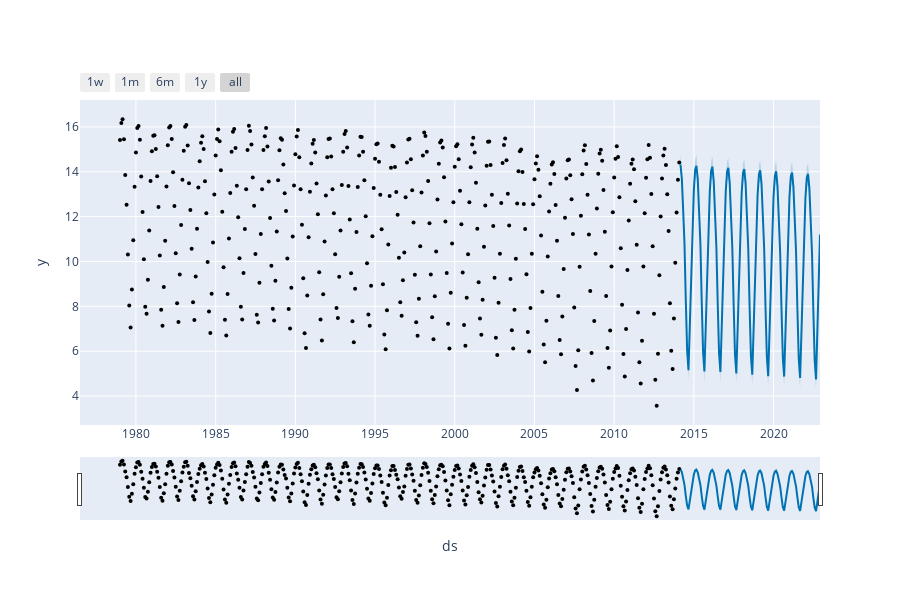

Notebook cell for this chart:
### Code cell
# Plot Forecast 

plot_plotly(m,forecast)
